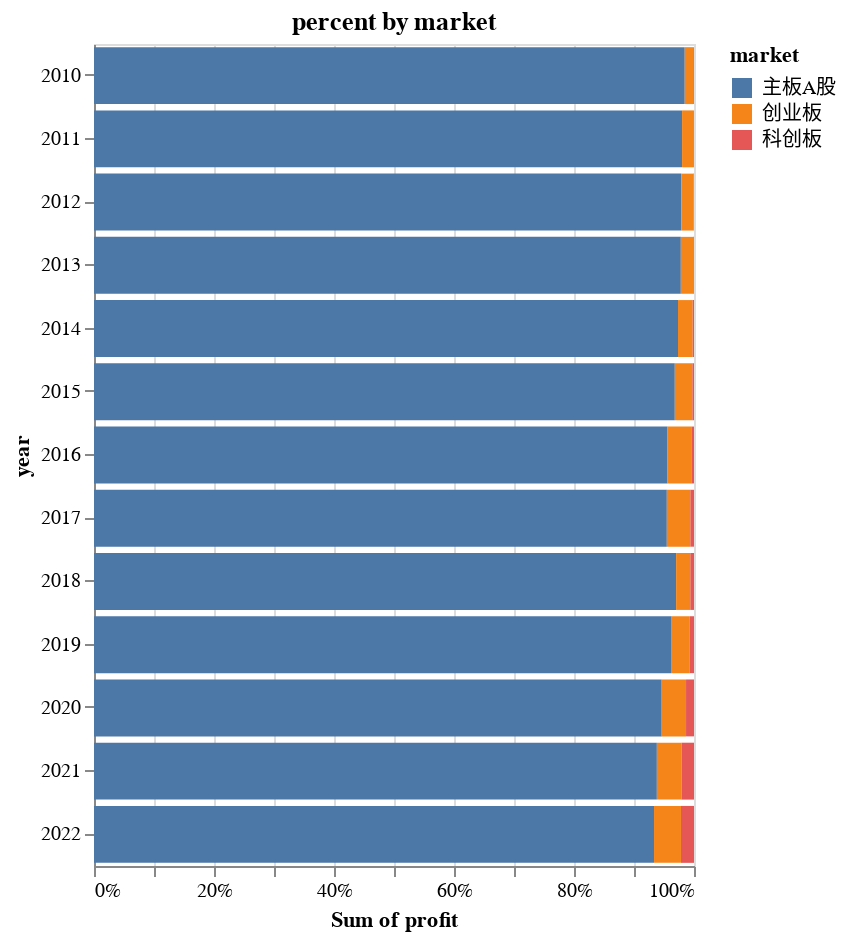

The notebook cell saved with this chart:
### Markdown cell above
- 上市公司利润中位数在2022年急剧下降，略高于1亿。
- 平均值和中位数差一个数量级，说明上市公司利润的分布是左偏的。

### Code cell
profit.data_overall()['market_ex']['market']

### Figure 1 — Vega-Lite specification as saved in the notebook (floating-point values rounded to 4 significant figures)
{"config": {"view": {"continuousWidth": 300, "continuousHeight": 300}}, "data": {"name": "data-c606e8927800cd82c55ec521171a9934"}, "mark": {"type": "bar"}, "encoding": {"color": {"field": "market", "type": "nominal"}, "x": {"aggregate": "sum", "field": "profit", "stack": "normalize", "type": "quantitative"}, "y": {"field": "year", "type": "ordinal"}}, "height": 411, "title": "percent by market", "width": "container", "$schema": "https://vega.github.io/schema/vega-lite/v5.8.0.json", "datasets": {"data-c606e8927800cd82c55ec521171a9934": [{"year": "2010", "market": "主板A股", "profit": 1817000000000.0}, {"year": "2010", "market": "创业板", "profit": 25980000000.0}, {"year": "2010", "market": "科创板", "profit": 2486000000.0}, {"year": "2011", "market": "主板A股", "profit": 2208000000000.0}, {"year": "2011", "market": "创业板", "profit": 42110000000.0}, {"year": "2011", "market": "科创板", "profit": 2720000000.0}, {"year": "2012", "market": "主板A股", "profit": 2124000000000.0}, {"year": "2012", "market": "创业板", "profit": 44680000000.0}, {"year": "2012", "market": "科创板", "profit": 1561000000.0}, {"year": "2013", "market": "主板A股", "profit": 2453000000000.0}, {"year": "2013", "market": "创业板", "profit": 52000000000.0}, {"year": "2013", "market": "科创板", "profit": 3104000000.0}, {"year": "2014", "market": "主板A股", "profit": 2686000000000.0}, {"year": "2014", "market": "创业板", "profit": 67220000000.0}, {"year": "2014", "market": "科创板", "profit": 6300000000.0}, {"year": "2015", "market": "主板A股", "profit": 2792000000000.0}, {"year": "2015", "market": "创业板", "profit": 84420000000.0}, {"year": "2015", "market": "科创板", "profit": 7876000000.0}, {"year": "2016", "market": "主板A股", "profit": 2939000000000.0}, {"year": "2016", "market": "创业板", "profit": 121500000000.0}, {"year": "2016", "market": "科创板", "profit": 13800000000.0}, {"year": "2017", "market": "主板A股", "profit": 3543000000000.0}, {"year": "2017", "market": "创业板", "profit": 145600000000.0}, {"year": "2017", "market": "科创板", "profit": 22540000000.0}, {"year": "2018", "market": "主板A股", "profit": 3820000000000.0}, {"year": "2018", "market": "创业板", "profit": 93250000000.0}, {"year": "2018", "market": "科创板", "profit": 24230000000.0}, {"year": "2019", "market": "主板A股", "profit": 4073000000000.0}, {"year": "2019", "market": "创业板", "profit": 127300000000.0}, {"year": "2019", "market": "科创板", "profit": 30130000000.0}, {"year": "2020", "market": "主板A股", "profit": 4085000000000.0}, {"year": "2020", "market": "创业板", "profit": 175100000000.0}, {"year": "2020", "market": "科创板", "profit": 57240000000.0}, {"year": "2021", "market": "主板A股", "profit": 4823000000000.0}, {"year": "2021", "market": "创业板", "profit": 212000000000.0}, {"year": "2021", "market": "科创板", "profit": 106300000000.0}, {"year": "2022", "market": "主板A股", "profit": 4841000000000.0}, {"year": "2022", "market": "创业板", "profit": 232900000000.0}, {"year": "2022", "market": "科创板", "profit": 112700000000.0}]}}
